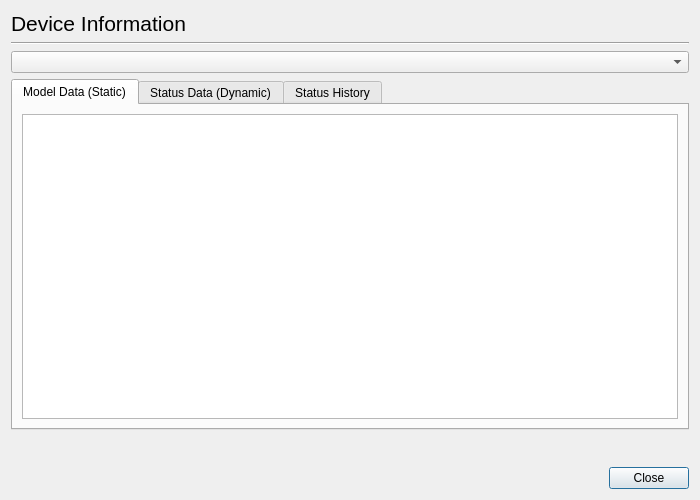
<ui version="4.0" >
 <class>Dialog</class>
 <widget class="QDialog" name="Dialog" >
  <property name="geometry" >
   <rect>
    <x>0</x>
    <y>0</y>
    <width>700</width>
    <height>500</height>
   </rect>
  </property>
  <property name="windowTitle" >
   <string>HP Device Manager - Device Information</string>
  </property>
  <layout class="QGridLayout" >
   <item row="0" column="0" >
    <widget class="QLabel" name="label" >
     <property name="font" >
      <font>
       <pointsize>16</pointsize>
      </font>
     </property>
     <property name="text" >
      <string>Device Information</string>
     </property>
    </widget>
   </item>
   <item row="1" column="0" colspan="2" >
    <widget class="Line" name="line" >
     <property name="orientation" >
      <enum>Qt::Horizontal</enum>
     </property>
    </widget>
   </item>
   <item row="2" column="0" colspan="2" >
    <widget class="DeviceUriComboBox" name="DeviceComboBox" />
   </item>
   <item row="3" column="0" colspan="2" >
    <widget class="QTabWidget" name="TabWidget" >
     <property name="currentIndex" >
      <number>0</number>
     </property>
     <widget class="QWidget" name="tab_2" >
      <attribute name="title" >
       <string>Model Data (Static)</string>
      </attribute>
      <layout class="QGridLayout" >
       <item row="0" column="0" >
        <widget class="QTableWidget" name="StaticTableWidget" >
         <property name="alternatingRowColors" >
          <bool>true</bool>
         </property>
         <property name="selectionMode" >
          <enum>QAbstractItemView::SingleSelection</enum>
         </property>
         <property name="selectionBehavior" >
          <enum>QAbstractItemView::SelectRows</enum>
         </property>
         <property name="verticalScrollMode" >
          <enum>QAbstractItemView::ScrollPerItem</enum>
         </property>
         <property name="horizontalScrollMode" >
          <enum>QAbstractItemView::ScrollPerPixel</enum>
         </property>
         <property name="gridStyle" >
          <enum>Qt::DotLine</enum>
         </property>
        </widget>
       </item>
      </layout>
     </widget>
     <widget class="QWidget" name="tab" >
      <attribute name="title" >
       <string>Status Data (Dynamic)</string>
      </attribute>
      <layout class="QGridLayout" >
       <item row="0" column="0" >
        <widget class="QTableWidget" name="DynamicTableWidget" >
         <property name="alternatingRowColors" >
          <bool>true</bool>
         </property>
         <property name="selectionMode" >
          <enum>QAbstractItemView::SingleSelection</enum>
         </property>
         <property name="selectionBehavior" >
          <enum>QAbstractItemView::SelectRows</enum>
         </property>
         <property name="verticalScrollMode" >
          <enum>QAbstractItemView::ScrollPerItem</enum>
         </property>
         <property name="horizontalScrollMode" >
          <enum>QAbstractItemView::ScrollPerPixel</enum>
         </property>
         <property name="gridStyle" >
          <enum>Qt::DotLine</enum>
         </property>
        </widget>
       </item>
      </layout>
     </widget>
     <widget class="QWidget" name="tab_3" >
      <attribute name="title" >
       <string>Status History</string>
      </attribute>
      <layout class="QGridLayout" >
       <item row="0" column="0" >
        <widget class="QTableWidget" name="HistoryTableWidget" >
         <property name="alternatingRowColors" >
          <bool>true</bool>
         </property>
         <property name="selectionMode" >
          <enum>QAbstractItemView::SingleSelection</enum>
         </property>
         <property name="selectionBehavior" >
          <enum>QAbstractItemView::SelectRows</enum>
         </property>
         <property name="verticalScrollMode" >
          <enum>QAbstractItemView::ScrollPerPixel</enum>
         </property>
         <property name="gridStyle" >
          <enum>Qt::DotLine</enum>
         </property>
         <property name="sortingEnabled" >
          <bool>false</bool>
         </property>
        </widget>
       </item>
      </layout>
     </widget>
    </widget>
   </item>
   <item row="4" column="0" >
    <spacer>
     <property name="orientation" >
      <enum>Qt::Vertical</enum>
     </property>
     <property name="sizeType" >
      <enum>QSizePolicy::Maximum</enum>
     </property>
     <property name="sizeHint" >
      <size>
       <width>470</width>
       <height>31</height>
      </size>
     </property>
    </spacer>
   </item>
   <item row="5" column="0" >
    <spacer>
     <property name="orientation" >
      <enum>Qt::Horizontal</enum>
     </property>
     <property name="sizeHint" >
      <size>
       <width>361</width>
       <height>20</height>
      </size>
     </property>
    </spacer>
   </item>
   <item row="5" column="1" >
    <widget class="QPushButton" name="CancelButton" >
     <property name="text" >
      <string>Close</string>
     </property>
    </widget>
   </item>
  </layout>
 </widget>
 <customwidgets>
  <customwidget>
   <class>DeviceUriComboBox</class>
   <extends>QComboBox</extends>
   <header>deviceuricombobox.h</header>
  </customwidget>
 </customwidgets>
 <resources/>
 <connections/>
</ui>
